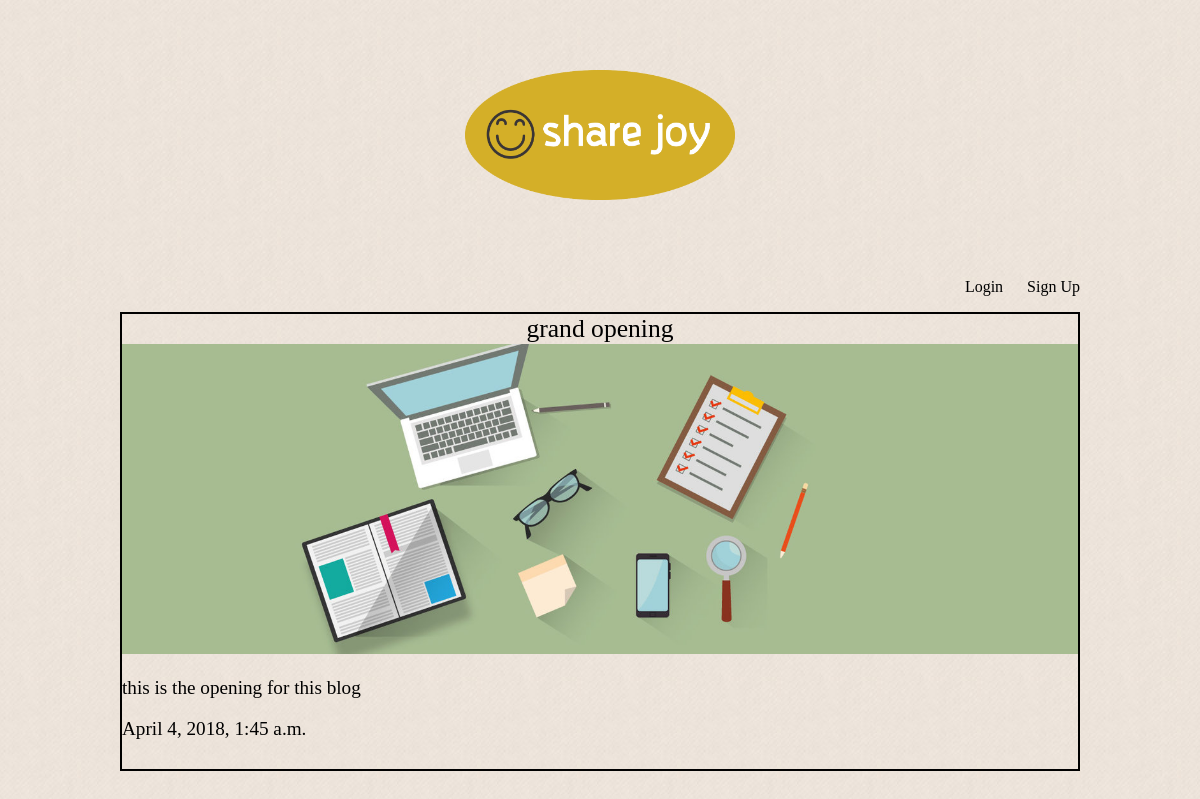
The page /articles/grand-opening/ on the database its author committed.
### articles/models.py (models this page shows, shortened)
class Article(models.Model):
    title = models.CharField(max_length=100)
    slug = models.SlugField()
    body = models.TextField()
    date = models.DateTimeField(auto_now_add=True)
    thumb = models.ImageField(default='default.png',blank=True)
    author = models.ForeignKey(User,on_delete=models.CASCADE,default=None)

### articles/views.py (the view)
# urls.py: re_path(r'^(?P<slug>[\w-]+)/$',views.article_detail,name="detail"),
def article_detail(request,slug):
    article = Article.objects.get(slug=slug)
    return render(request,'articles/article_detail.html',{'article':article})

### articles/templates/articles/article_detail.html
{% extends 'base_layout.html' %}
{% block content %}
<div class="article_detail">
  <div class="article">
    <h2>{{article.title}}</h2>
    <img src="{{article.thumb.url}}"/>
    <p>{{article.body}}</p>
    <p>{{article.date}}</p>
  </div>
</div>
{% endblock %}

### assets/style.css (style rules this page uses)
body { background-image: url(/static/bg5.png); background-repeat: repeat; color: #000; }
body * { font-family:Ubuntu; fon }
h1,h2,h3,h4,h5 { font-weight: normal; margin: 0; }
.article { padding: :10px; border: 2px solid #000; position: relative; padding-bottom: 10px; }
.article h2 { font-size: 1.6em; text-align:center; }
.article img { max-width:100%; }
.article p { font-size:1.2em; }

### rows shown on the page
Article: title "grand opening", thumb (placeholder picture), body "this is the opening for this blog", date "April 4, 2018, 1:45 a.m."
